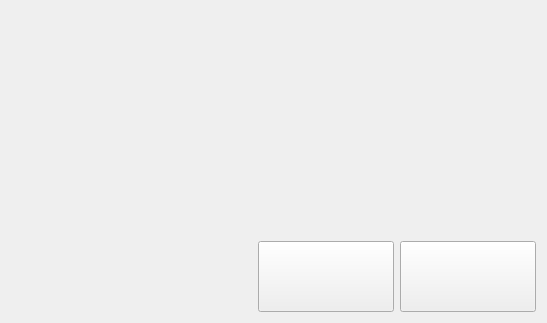
<?xml version="1.0" encoding="UTF-8"?>
<ui version="4.0">
 <class>MessageBox</class>
 <widget class="QDialog" name="MessageBox">
  <property name="geometry">
   <rect>
    <x>0</x>
    <y>0</y>
    <width>547</width>
    <height>323</height>
   </rect>
  </property>
  <property name="windowTitle">
   <string>Dialog</string>
  </property>
  <property name="type" stdset="0">
   <string>standard</string>
  </property>
  <layout class="QVBoxLayout" name="verticalLayout">
   <item>
    <spacer name="verticalSpacer">
     <property name="orientation">
      <enum>Qt::Vertical</enum>
     </property>
     <property name="sizeHint" stdset="0">
      <size>
       <width>20</width>
       <height>53</height>
      </size>
     </property>
    </spacer>
   </item>
   <item>
    <layout class="QHBoxLayout" name="horizontalLayout_2">
     <item>
      <spacer name="horizontalSpacer_3">
       <property name="orientation">
        <enum>Qt::Horizontal</enum>
       </property>
       <property name="sizeType">
        <enum>QSizePolicy::Minimum</enum>
       </property>
       <property name="sizeHint" stdset="0">
        <size>
         <width>40</width>
         <height>20</height>
        </size>
       </property>
      </spacer>
     </item>
     <item>
      <widget class="QLabel" name="lbIcon">
       <property name="text">
        <string/>
       </property>
       <property name="scaledContents">
        <bool>false</bool>
       </property>
      </widget>
     </item>
     <item>
      <spacer name="horizontalSpacer_2">
       <property name="orientation">
        <enum>Qt::Horizontal</enum>
       </property>
       <property name="sizeHint" stdset="0">
        <size>
         <width>40</width>
         <height>20</height>
        </size>
       </property>
      </spacer>
     </item>
     <item>
      <widget class="QLabel" name="lbText">
       <property name="text">
        <string/>
       </property>
       <property name="type" stdset="0">
        <string>standard</string>
       </property>
      </widget>
     </item>
     <item>
      <spacer name="horizontalSpacer_4">
       <property name="orientation">
        <enum>Qt::Horizontal</enum>
       </property>
       <property name="sizeHint" stdset="0">
        <size>
         <width>40</width>
         <height>20</height>
        </size>
       </property>
      </spacer>
     </item>
    </layout>
   </item>
   <item>
    <spacer name="verticalSpacer_2">
     <property name="orientation">
      <enum>Qt::Vertical</enum>
     </property>
     <property name="sizeHint" stdset="0">
      <size>
       <width>20</width>
       <height>53</height>
      </size>
     </property>
    </spacer>
   </item>
   <item>
    <layout class="QHBoxLayout" name="horizontalLayout">
     <item>
      <spacer name="horizontalSpacer">
       <property name="orientation">
        <enum>Qt::Horizontal</enum>
       </property>
       <property name="sizeHint" stdset="0">
        <size>
         <width>40</width>
         <height>20</height>
        </size>
       </property>
      </spacer>
     </item>
     <item>
      <widget class="QToolButton" name="tbYes">
       <property name="text">
        <string/>
       </property>
       <property name="iconSize">
        <size>
         <width>128</width>
         <height>64</height>
        </size>
       </property>
       <property name="type" stdset="0">
        <string>standard</string>
       </property>
      </widget>
     </item>
     <item>
      <widget class="QToolButton" name="tbNo">
       <property name="text">
        <string/>
       </property>
       <property name="iconSize">
        <size>
         <width>128</width>
         <height>64</height>
        </size>
       </property>
       <property name="type" stdset="0">
        <string>standard</string>
       </property>
      </widget>
     </item>
    </layout>
   </item>
  </layout>
 </widget>
 <resources/>
 <connections>
  <connection>
   <sender>tbYes</sender>
   <signal>clicked()</signal>
   <receiver>MessageBox</receiver>
   <slot>accept()</slot>
   <hints>
    <hint type="sourcelabel">
     <x>203</x>
     <y>207</y>
    </hint>
    <hint type="destinationlabel">
     <x>97</x>
     <y>195</y>
    </hint>
   </hints>
  </connection>
  <connection>
   <sender>tbNo</sender>
   <signal>clicked()</signal>
   <receiver>MessageBox</receiver>
   <slot>reject()</slot>
   <hints>
    <hint type="sourcelabel">
     <x>371</x>
     <y>205</y>
    </hint>
    <hint type="destinationlabel">
     <x>396</x>
     <y>190</y>
    </hint>
   </hints>
  </connection>
 </connections>
</ui>
